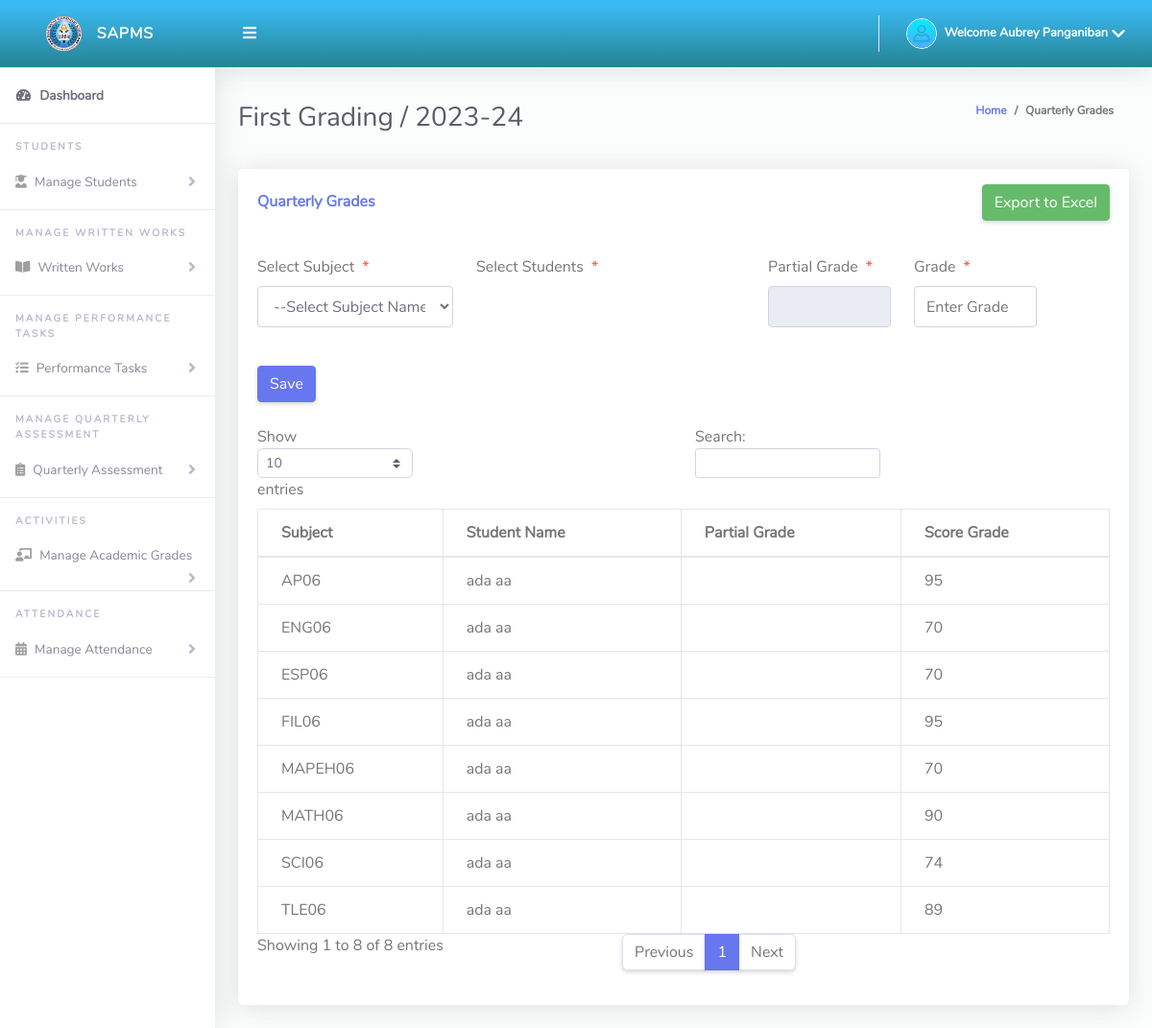
The page /ClassTeacher/academicGrade.php (signed in) on the database its author committed.
### tables this page shows
CREATE TABLE `tblclassteacher` (
  `Id` int(10) NOT NULL,
  `firstName` varchar(255) NOT NULL,
  `lastName` varchar(255) NOT NULL,
  `emailAddress` varchar(255) NOT NULL,
  `password` varchar(255) NOT NULL,
  `phoneNo` varchar(50) NOT NULL,
  `classId` varchar(10) NOT NULL,
  `classArmId` varchar(10) NOT NULL,
  `dateCreated` varchar(50) NOT NULL
);

CREATE TABLE `tblsessionterm` (
  `Id` int(10) NOT NULL,
  `sessionName` varchar(50) NOT NULL,
  `termId` varchar(50) NOT NULL,
  `isActive` varchar(10) NOT NULL,
  `dateCreated` varchar(50) NOT NULL
);

CREATE TABLE `tblterm` (
  `Id` int(10) NOT NULL,
  `termName` varchar(20) NOT NULL
);

CREATE TABLE `tblgrades` (
  `id` int(11) NOT NULL,
  `subjectId` int(11) NOT NULL,
  `studentId` int(11) NOT NULL,
  `grade` float NOT NULL,
  `termId` int(11) NOT NULL,
  `sessionId` int(11) NOT NULL,
  `isGraded` int(11) NOT NULL
);

CREATE TABLE `tblsubjects` (
  `Id` int(10) NOT NULL,
  `classId` varchar(10) NOT NULL,
  `subjectName` varchar(255) NOT NULL,
  `teacherId` int(11) NOT NULL,
  `isAssigned` varchar(10) NOT NULL
);

CREATE TABLE `tblstudents` (
  `Id` int(10) NOT NULL,
  `firstName` varchar(255) NOT NULL,
  `lastName` varchar(255) NOT NULL,
  `otherName` varchar(255) NOT NULL,
  `admissionNumber` varchar(255) NOT NULL,
  `password` varchar(50) NOT NULL,
  `classId` varchar(10) NOT NULL,
  `classArmId` varchar(10) NOT NULL,
  `dateCreated` varchar(50) NOT NULL,
  `session` varchar(255) NOT NULL
);

### ClassTeacher/academicGrade.php (the view, shortened to what this page needs)
<?php
include '../Includes/dbcon.php';
$query = "SELECT tblterm.Id AS termId, tblterm.termName, tblsessionterm.sessionName, tblsessionterm.id AS sessionId
FROM tblsessionterm
JOIN tblterm ON tblsessionterm.termId = tblterm.Id
WHERE tblsessionterm.isActive = 1";
$rs = $conn->query($query);
$num = $rs->num_rows;
$rrw = $rs->fetch_assoc();
if ($num > 0) {
    $termId = $rrw['termId'];
} else {
    $termId = 0;
    $sessionName = "";
}
?>
<!DOCTYPE html>
<html lang="en">
<head>
    <link href="../vendor/fontawesome-free/css/all.min.css" rel="stylesheet" type="text/css">
    <link href="../vendor/bootstrap/css/bootstrap.min.css" rel="stylesheet" type="text/css">
    <link href="https://cdnjs.cloudflare.com/ajax/libs/select2/4.0.13/css/select2.min.css" rel="stylesheet" />
    <link href="css/ruang-admin.min.css" rel="stylesheet">
</head>
<body id="page-top">
    <div id="wrapper">
        <?php include "Includes/sidebar.php";?>
        <div id="content-wrapper" class="d-flex flex-column">
            <div id="content">
                <?php include "Includes/topbar.php";?>
                <div class="container-fluid" id="container-wrapper">
                    <div class="d-sm-flex align-items-center justify-content-between mb-4">
                        <h1 class="h3 mb-0 text-gray-800"><?php echo $rrw['termName']. ' / ' .$rrw['sessionName']; ?></h1>
                        <ol class="breadcrumb">
                            <li class="breadcrumb-item"><a href="./">Home</a></li>
                            <li class="breadcrumb-item active" aria-current="page">Quarterly Grades</li>
                        </ol>
                    </div>
                    <div class="row">
                        <div class="col-lg-12">
                            <div class="card mb-4">
                                <div class="card-header py-3 d-flex flex-row align-items-center justify-content-between">
                                    <h6 class="m-0 font-weight-bold text-primary">Quarterly Grades</h6>
                                     <button class="btn btn-success" id="exportBtn">Export to Excel</button>
                                </div>
                                <div class="card-body">
                                    <form method="post" action="">
                                        <div class="form-group row mb-4">
                                            <div class="col-xl-3">
                                                <label class="form-control-label">Select Subject<span class="text-danger ml-2">*</span></label>
                                                <?php
                                                    $query = "SELECT * FROM tblsubjects WHERE classId IN (SELECT classId FROM tblclassteacher WHERE Id = '".$_SESSION['userId']."')";
                                                    $rs = $conn->query($query);
                                                    $num = $rs->num_rows;
                                                    if ($num > 0) {
                                                        echo '<select class="form-control" name="subjectId" required>';
                                                        echo '<option value="">--Select Subject Name--</option>';
                                                        echo '</select>';
                                                    }
                                                ?>
                                            </div>
                                            <div class="col-xl-4">
                                                <label class="form-control-label">Select Students<span class="text-danger ml-2">*</span></label>
                                            </div>
                                            <div class="col-xl-2">
                                                <label class="form-control-label">Partial Grade<span class="text-danger ml-2">*</span></label>
                                                <input type="text" id="partialGrade" class="form-control" name="partial" placeholder="" readonly required>
                                            </div>
                                            <div class="col-xl-2">
                                                <label class="form-control-label">Grade<span class="text-danger ml-2">*</span></label>
                                                <input type="text" class="form-control" name="scoreGrade" placeholder="Enter Grade" required>
                                            </div>
                                        </div>
                                        <button type="submit" name="save" class="btn btn-primary">Save</button>
                                    </form>
                                    <div class="table-responsive mt-4">
                                        <table class="table table-bordered" id="dataTable" width="100%" cellspacing="0">
                                            <thead>
                                                <tr>
                                                    <th>Subject</th>
                                                    <th>Student Name</th>
                                                    <th>Partial Grade</th>
                                                    <th>Score Grade</th>
                                                </tr>
                                            </thead>
                                            <tbody>
                                                <?php
                                                $gradesQuery = "SELECT tblGrades.*, tblsubjects.subjectName, tblstudents.firstName, tblstudents.lastName
                                                                FROM tblGrades
                                                                INNER JOIN tblsubjects ON tblGrades.subjectId = tblsubjects.Id
                                                                INNER JOIN tblstudents ON tblGrades.studentId = tblstudents.admissionNumber
                                                                WHERE tblGrades.termId = '$termId'";
                                                $gradesResult = $conn->query($gradesQuery);
                                                while ($grade = $gradesResult->fetch_assoc()) {
                                                    echo "<tr>";
                                                    echo "<td>{$grade['subjectName']}</td>";
                                                    echo "<td>{$grade['firstName']} {$grade['lastName']}</td>";
                                                    echo "<td>{$grade['partial']}</td>";
                                                    echo "<td>{$grade['grade']}</td>";
                                                    echo "</tr>";
                                                }
                                                ?>
                                            </tbody>
                                        </table>
                                    </div>
                                </div>
                            </div>
                        </div>
                    </div>
                </div>
            </div>
        </div>
    </body>
    </html>

### ClassTeacher/Includes/topbar.php (shortened to what this page needs)
<?php
  $query = "SELECT * FROM tblclassteacher WHERE Id = ".$_SESSION['userId']."";
  $rs = $conn->query($query);
  $rows = $rs->fetch_assoc();
  $fullName = $rows['firstName']." ".$rows['lastName'];;
?>
<nav class="navbar navbar-expand navbar-light bg-gradient-info topbar mb-4 static-top">
          <button id="sidebarToggleTop" class="btn btn-link rounded-circle mr-3">
            <i class="fa fa-bars"></i>
          </button>
          <ul class="navbar-nav ml-auto">
            <li class="nav-item dropdown no-arrow">
              <a class="nav-link dropdown-toggle" href="#" id="userDropdown" role="button" data-toggle="dropdown"
                aria-haspopup="true" aria-expanded="false">
                <img class="img-profile rounded-circle" src="img/user-icn.png" style="max-width: 60px">
                <span class="ml-2 d-none d-lg-inline text-white small"><b>Welcome <?php echo $fullName;?></b></span>
                 <i class="fas fa-chevron-down ml-1"></i>
              </a>
            </li>
          </ul>
        </nav>

### rows shown on the page
tblclassteacher: fullName "Aubrey Panganiban"
tblsessionterm: termId.termName "First Grading", sessionName "2023-24"
tblgrades: subjectId.subjectName "MATH06", tblstudents.firstName "ada", tblstudents.lastName "aa", grade "90"
tblgrades: subjectId.subjectName "ENG06", tblstudents.firstName "ada", tblstudents.lastName "aa", grade "70"
tblgrades: subjectId.subjectName "AP06", tblstudents.firstName "ada", tblstudents.lastName "aa", grade "95"
tblgrades: subjectId.subjectName "SCI06", tblstudents.firstName "ada", tblstudents.lastName "aa", grade "74"
tblgrades: subjectId.subjectName "FIL06", tblstudents.firstName "ada", tblstudents.lastName "aa", grade "95"
tblgrades: subjectId.subjectName "TLE06", tblstudents.firstName "ada", tblstudents.lastName "aa", grade "89"
tblgrades: subjectId.subjectName "ESP06", tblstudents.firstName "ada", tblstudents.lastName "aa", grade "70"
tblgrades: subjectId.subjectName "MAPEH06", tblstudents.firstName "ada", tblstudents.lastName "aa", grade "70"
